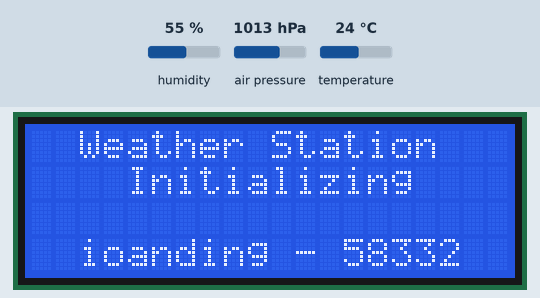
Simulated run of this sketch. Board: Arduino Uno, built with avr-gcc and run on an emulated ATmega328P. Shown: 20×4 character LCD. The test bench sets the inputs (shaded band); at power-on: humidity 55 %, air pressure 1013 hPa, temperature 24 °C.

Above: at 0.2 s.
At 4.4 s:
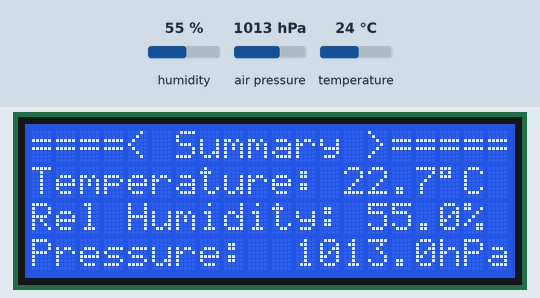
At 34.6 s:
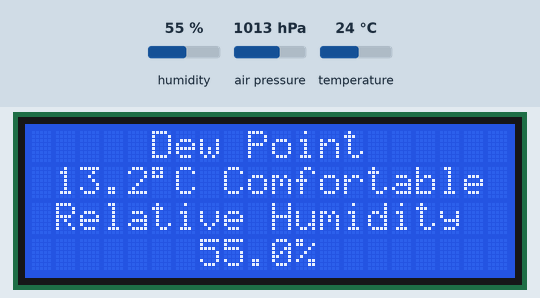
At 79.8 s:
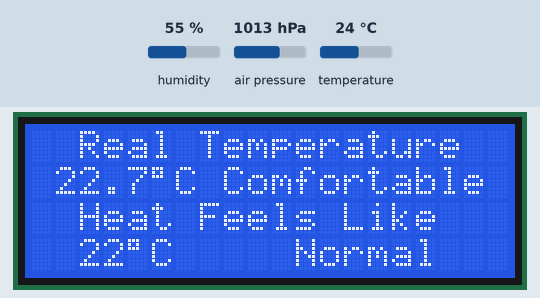
At 109.9 s:
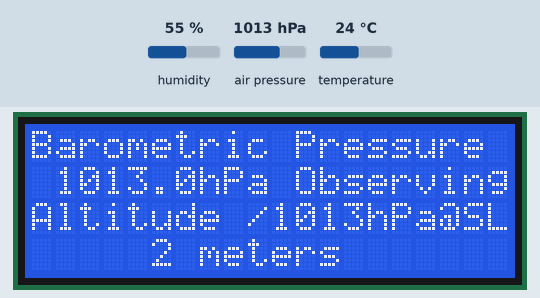

Measured:
- what the display in image 1 shows lasts 15.1 s, from 4.4 s to 19.5 s

The sketch:

sketch.ino
```cpp
#include <Wire.h>
#include <hd44780.h>                        // main hd44780 header
#include <hd44780ioClass/hd44780_I2Cexp.h>  // i2c expander i/o class header
hd44780_I2Cexp lcd;  // declare lcd object: auto locate & auto config expander chip
// LCD geometry
const int LCD_COLS = 20;
const int LCD_ROWS = 4;
#include <DHT.h>
#define DHTPIN 2  // Digital pin connected to the DHT sensor
#define DHTTYPE DHT22  // DHT 22  (AM2302), AM2321
#define TEMPCALIB 1.3
DHT dht(DHTPIN, DHTTYPE);
#include <Adafruit_BMP085.h>
#define seaLevelPressure_hPa 1013.25
Adafruit_BMP085 bmp;

int32_t prevPressures[10] = { 0 };
int8_t j = 0;

void setup() {
  lcd.begin(LCD_COLS, LCD_ROWS);
  lcd.clear();
  lcd.setCursor(2,0);
  lcd.print("Weather Station");
  lcd.setCursor(4, 1);
  lcd.print("Initializing");
  lcd.setCursor(2, 4);
  lcd.print("ioanding - 58332");
  dht.begin();
  delay(2100);
  dht.readTemperature();
  dht.readHumidity();
  bmp.begin();
  delay(2100);
  summaryLCD();
}

void loop() {
  delay(15000);
  temperatureLCD();
  delay(15000);
  humidityLCD();
  delay(15000);
  prevPressures[j] = pressureLCD(prevPressures[j]);
  j += 1;
  if (j == 10) j = 0;
  delay(15000);
  summaryLCD();
}

int32_t pressureLCD(int32_t pastPressure) {
  lcd.clear();
  lcd.setCursor(0, 0);
  lcd.print("Barometric Pressure");
  lcd.setCursor(1, 1);
  float p = (float)bmp.readPressure();
  lcd.print(p / 100, 1);
  lcd.print("hPa");
  String pressureChange;
  if (pastPressure == 0) pressureChange = " Observing";
  else if ((p - pastPressure) > 25) pressureChange = "  Rising";
  else if ((p - pastPressure) < -25) pressureChange = "  Falling";
  else pressureChange = "  Steady";
  lcd.print(pressureChange);
  lcd.setCursor(0, 2);
  lcd.print("Altitude /");             //10
  lcd.print(seaLevelPressure_hPa,0);  //4
  lcd.print("hPa@SL");         //6
  lcd.setCursor(5, 3);
  lcd.print(bmp.readAltitude(seaLevelPressure_hPa * 100), 0);
  lcd.print(" meters");
  return p;
}

void humidityLCD() {
  lcd.clear();
  lcd.setCursor(5, 0);
  lcd.print("Dew Point");
  lcd.setCursor(1, 1);
  float t = dht.readTemperature() - TEMPCALIB;
  float h = dht.readHumidity();
  float dp = computeDewPoint(t, h);
  String dpLabel;
  if (dp < 13) dpLabel = "    Dry";
  else if (dp < 16) dpLabel = "Comfortable";
  else if (dp < 18) dpLabel = "   Humid";
  else if (dp < 21) dpLabel = "   Muggy";
  else if (dp < 24) dpLabel = " Oppressive";
  else dpLabel = "  Miserable";
  lcd.print(dp, 1);
  lcd.print((char)223);
  lcd.print("C ");
  lcd.print(dpLabel);
  lcd.setCursor(1, 2);
  lcd.print("Relative Humidity");
  lcd.setCursor(7, 3);
  lcd.print(h, 1);
  lcd.print("%");
}

void temperatureLCD() {
  lcd.clear();
  lcd.setCursor(0, 0);
  lcd.print("  Real Temperature");
  lcd.setCursor(1, 1);
  float t = dht.readTemperature() - TEMPCALIB;
  String tempLabel;  //13
  if (t < -9) tempLabel = "  Frigid";
  else if (t < 0) tempLabel = " Freezing";
  else if (t < 7) tempLabel = " Very Cold";
  else if (t < 13) tempLabel = "    Cold";
  else if (t < 18) tempLabel = "    Cool";
  else if (t < 24) tempLabel = "Comfortable";
  else if (t < 29) tempLabel = "    Warm";
  else if (t < 35) tempLabel = "    Hot";
  else tempLabel = " Sweltering";
  lcd.print(t, 1);
  lcd.print((char)223);
  lcd.print("C ");
  lcd.print(tempLabel);
  lcd.setCursor(0, 2);
  lcd.print("  Heat Feels Like");
  lcd.setCursor(2, 3);
  float h = dht.readHumidity();
  float hi = dht.computeHeatIndex(t, h, false);
  String hiLabel;  //14
  if (hi < 27) hiLabel = "   Normal";
  else if (hi < 32) hiLabel = "  Elevated";
  else if (hi < 41) hiLabel = "  Attention";
  else if (hi < 54) hiLabel = "    Risk";
  else hiLabel = " High Risk";
  lcd.print(hi, 0);
  lcd.print((char)223);
  lcd.print("C  ");
  lcd.print(hiLabel);
}

void summaryLCD() {
  lcd.clear();
  lcd.setCursor(0, 0);
  lcd.print("====< Summary >=====");
  lcd.setCursor(0, 1);
  lcd.print("Temperature: ");
  lcd.print(dht.readTemperature() - TEMPCALIB, 1);
  lcd.print((char)223);
  lcd.print("C");
  lcd.setCursor(0, 2);
  lcd.print("Rel Humidity: ");
  lcd.print(dht.readHumidity(), 1);
  lcd.print("%");
  lcd.setCursor(0, 3);
  lcd.print("Pressure:  ");
  lcd.print((float)bmp.readPressure() / 100, 1);
  lcd.print("hPa");
}

double computeDewPoint(double celsius, double humidity) {
  double RATIO = 373.15 / (273.15 + celsius);
  double SUM = -7.90298 * (RATIO - 1);
  SUM += 5.02808 * log10(RATIO);
  SUM += -1.3816e-7 * (pow(10, (11.344 * (1 - 1 / RATIO))) - 1);
  SUM += 8.1328e-3 * (pow(10, (-3.49149 * (RATIO - 1))) - 1);
  SUM += log10(1013.246);
  double VP = pow(10, SUM - 3) * humidity;
  double T = log(VP / 0.61078);
  return (241.88 * T) / (17.558 - T);
}
```
